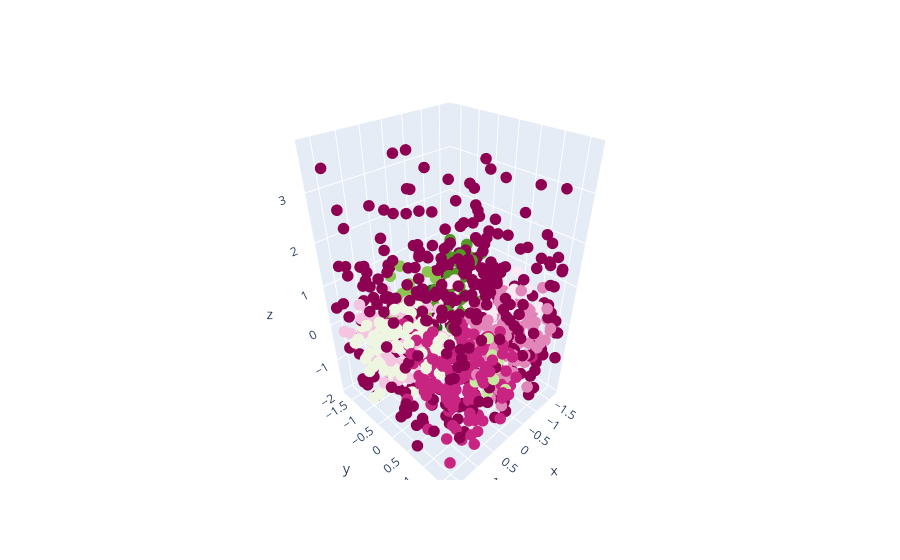

Write notebook code for a chart like this one.
### Code cell
df['Cluster'] = np.array(model3.labels_)
fig = go.Figure(data=[go.Scatter3d(x=df['Age'], y=df['Max_BPM'], z=df['BMI'], mode='markers', marker_color=df['Cluster'], marker_size=4)])
fig.show()

### Figure 1 — Plotly figure (JSON) as saved in the notebook; plotly's stock layout.template omitted (floating-point values rounded to 4 significant figures; data arrays with more than 128 entries replaced by an {"elided": "..."} marker saying what was removed)
{"data": [{"marker": {"color": {"elided": "973 int values"}, "size": 4}, "mode": "markers", "type": "scatter3d", "x": {"elided": "973 float values"}, "y": {"elided": "973 float values"}, "z": {"elided": "973 float values"}}], "layout": {}}
